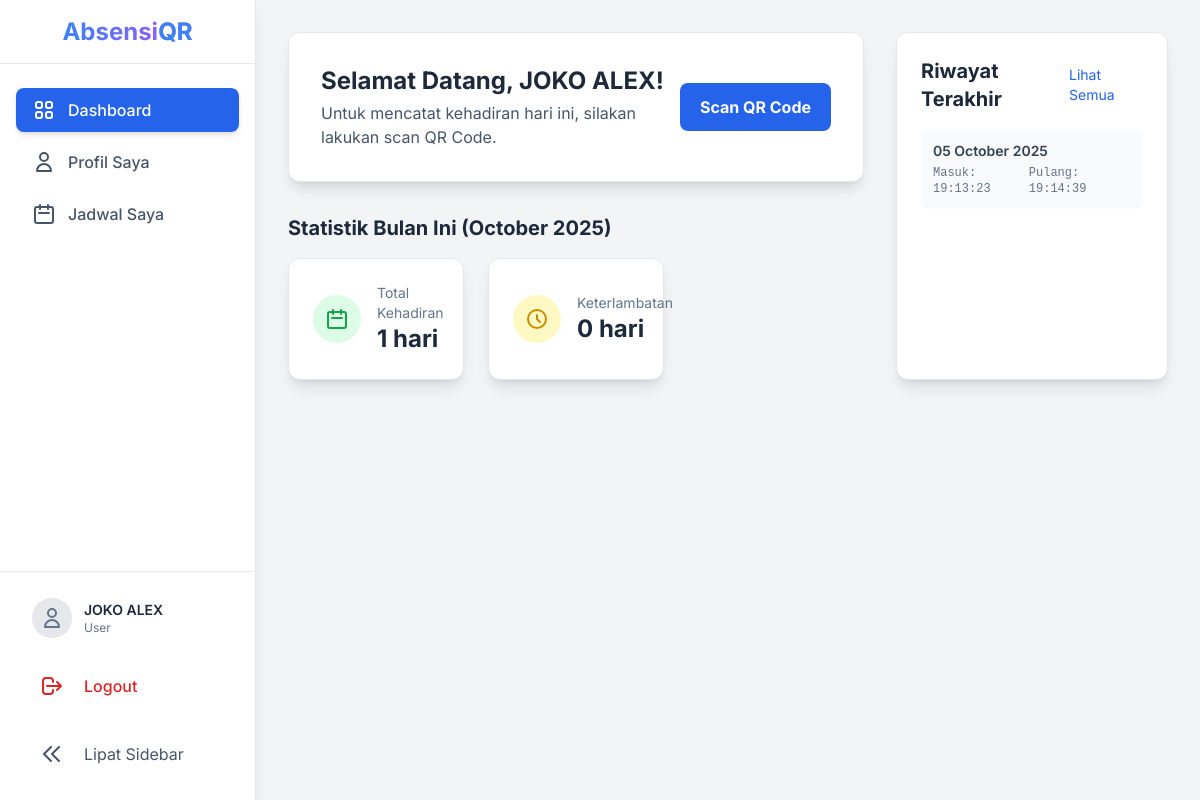
Page /src/user/index.php (signed in) on the committed database.
### tables this page shows
CREATE TABLE `absensi` (
  `id` int(11) NOT NULL,
  `user_id` int(11) NOT NULL,
  `tanggal_absensi` date NOT NULL,
  `waktu_masuk` time DEFAULT NULL,
  `waktu_keluar` time DEFAULT NULL,
  `status_masuk` enum('Tepat Waktu','Terlambat') DEFAULT NULL,
  `status_keluar` enum('Selesai','Pulang Cepat') DEFAULT NULL
);

### src/user/index.php (the view, shortened to what this page needs)
<?php
require_once __DIR__ . '/../layouts/header.php';
$user_id = $_SESSION['user_id'];
$today = date("Y-m-d");
$current_month_start = date('Y-m-01');
$current_month_end = date('Y-m-t');
$stmt_status = $conn->prepare("SELECT waktu_masuk, waktu_keluar FROM absensi WHERE user_id = ? AND tanggal_absensi = ?");
$stmt_status->bind_param("is", $user_id, $today);
$stmt_status->execute();
$status_hari_ini = $stmt_status->get_result()->fetch_assoc();
$stmt_stats = $conn->prepare(
    "SELECT
        COUNT(*) as total_hadir,
        SUM(CASE WHEN status_masuk = 'Terlambat' THEN 1 ELSE 0 END) as total_terlambat
     FROM absensi
     WHERE user_id = ? AND tanggal_absensi BETWEEN ? AND ?"
);
$stmt_stats->bind_param("iss", $user_id, $current_month_start, $current_month_end);
$stmt_stats->execute();
$stats = $stmt_stats->get_result()->fetch_assoc();
$stmt_history = $conn->prepare("SELECT tanggal_absensi, waktu_masuk, waktu_keluar FROM absensi WHERE user_id = ? ORDER BY tanggal_absensi DESC LIMIT 5");
$stmt_history->bind_param("i", $user_id);
$stmt_history->execute();
$history = $stmt_history->get_result();
$pesan_status = "Untuk mencatat kehadiran hari ini, silakan lakukan scan QR Code.";
?>
<div class="max-w-7xl mx-auto py-8 sm:px-6 lg:px-8">
    <div class="grid grid-cols-1 lg:grid-cols-3 gap-8">
        <div class="lg:col-span-2 space-y-8">
            <div class="bg-white p-6 sm:p-8 rounded-xl shadow-lg border border-gray-200">
                <div class="flex flex-col sm:flex-row justify-between items-start sm:items-center">
                    <div>
                        <h1 class="text-2xl font-bold text-slate-800">Selamat Datang, <?php echo htmlspecialchars($_SESSION['nama_lengkap']); ?>!</h1>
                        <p class="text-slate-600 mt-1"><?php echo $pesan_status; ?></p>
                    </div>
                    <?php if (!$status_hari_ini || !$status_hari_ini['waktu_keluar']): ?>
                    <a href="scan.php" class="mt-4 sm:mt-0 sm:ml-4 flex-shrink-0 inline-block bg-blue-600 hover:bg-blue-700 text-white font-bold py-3 px-5 rounded-lg text-base transition-transform duration-300 hover:scale-105">Scan QR Code</a>
                    <?php endif; ?>
                </div>
            </div>
            <div>
                <h2 class="text-xl font-bold text-slate-800 mb-4">Statistik Bulan Ini (<?php echo date('F Y'); ?>)</h2>
                <div class="grid grid-cols-1 md:grid-cols-3 gap-6">
                    <div class="bg-white p-6 rounded-xl shadow-lg border border-gray-200 flex items-center">
                        <div class="bg-green-100 p-3 rounded-full"><svg class="w-6 h-6 text-green-600" fill="none" stroke="currentColor" viewBox="0 0 24 24"><path stroke-linecap="round" stroke-linejoin="round" stroke-width="2" d="M8 7V3m8 4V3m-9 8h10M5 21h14a2 2 0 002-2V7a2 2 0 00-2-2H5a2 2 0 00-2 2v12a2 2 0 002 2z"></path></svg></div>
                        <div class="ml-4">
                            <p class="text-sm text-slate-500">Total Kehadiran</p>
                            <p class="text-2xl font-bold text-slate-800"><?php echo $stats['total_hadir'] ?? 0; ?> hari</p>
                        </div>
                    </div>
                    <div class="bg-white p-6 rounded-xl shadow-lg border border-gray-200 flex items-center">
                        <div class="bg-yellow-100 p-3 rounded-full"><svg class="w-6 h-6 text-yellow-600" fill="none" stroke="currentColor" viewBox="0 0 24 24"><path stroke-linecap="round" stroke-linejoin="round" stroke-width="2" d="M12 8v4l3 3m6-3a9 9 0 11-18 0 9 9 0 0118 0z"></path></svg></div>
                        <div class="ml-4">
                            <p class="text-sm text-slate-500">Keterlambatan</p>
                            <p class="text-2xl font-bold text-slate-800"><?php echo $stats['total_terlambat'] ?? 0; ?> hari</p>
                        </div>
                    </div>
                </div>
            </div>
        </div>
        <div class="lg:col-span-1">
            <div class="bg-white p-6 rounded-xl shadow-lg border border-gray-200 h-full">
                <div class="flex justify-between items-center mb-4">
                    <h2 class="text-xl font-bold text-slate-800">Riwayat Terakhir</h2>
                    <a href="rekap_absensi.php" class="text-sm text-blue-600 hover:underline">Lihat Semua</a>
                </div>
                <div class="space-y-3">
                    <?php if ($history->num_rows > 0):
                        while($row = $history->fetch_assoc()): ?>
                        <div class="p-3 rounded-lg <?php echo ($row['tanggal_absensi'] == $today) ? 'bg-blue-50 border border-blue-200' : 'bg-gray-50'; ?>">
                            <p class="font-semibold text-slate-700 text-sm"><?php echo date("d F Y", strtotime($row['tanggal_absensi'])); ?></p>
                            <div class="flex justify-between items-center mt-1 text-xs text-slate-500 font-mono">
                                <span>Masuk: <?php echo $row['waktu_masuk'] ? date("H:i:s", strtotime($row['waktu_masuk'])) : '--:--:--'; ?></span>
                                <span>Pulang: <?php echo $row['waktu_keluar'] ? date("H:i:s", strtotime($row['waktu_keluar'])) : '--:--:--'; ?></span>
                            </div>
                        </div>
                        <?php endwhile;
                    else:
                        echo "<p class='text-center text-gray-500 py-10'>Belum ada riwayat.</p>";
                    endif;
                    $history->close(); ?>
                </div>
            </div>
        </div>
    </div>
</div>
<?php require_once __DIR__ . '/../layouts/footer.php'; ?>

### src/layouts/header.php (style rules this page uses)
body { font-family: 'Inter', sans-serif; }

### rows in the picture
absensi: tanggal_absensi "05 October 2025", waktu_masuk "19:13:23", waktu_keluar "19:14:39"

### other values in the picture
$_SESSION['nama_lengkap'] "JOKO ALEX"
$_SESSION['role'] "User"
$pesan_status "Untuk mencatat kehadiran hari ini, silakan lakukan scan QR Code."
$stats['total_hadir'] "1"
$stats['total_terlambat'] "0"
